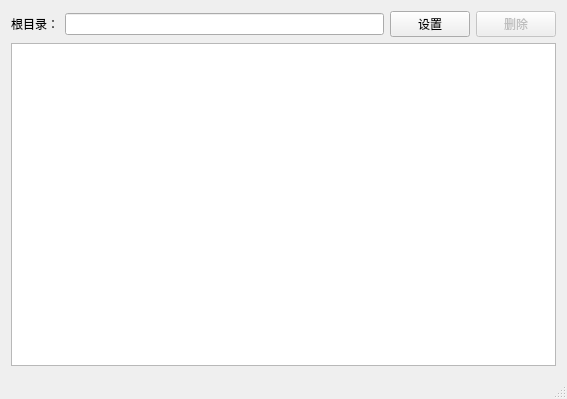
<?xml version="1.0" encoding="UTF-8"?>
<ui version="4.0">
 <class>MainWindow</class>
 <widget class="QMainWindow" name="MainWindow">
  <property name="geometry">
   <rect>
    <x>0</x>
    <y>0</y>
    <width>567</width>
    <height>399</height>
   </rect>
  </property>
  <property name="windowTitle">
   <string>空目录删除助手</string>
  </property>
  <widget class="QWidget" name="centralWidget">
   <layout class="QVBoxLayout" name="verticalLayout">
    <item>
     <widget class="QWidget" name="widget" native="true">
      <layout class="QHBoxLayout" name="horizontalLayout">
       <property name="leftMargin">
        <number>0</number>
       </property>
       <property name="topMargin">
        <number>0</number>
       </property>
       <property name="rightMargin">
        <number>0</number>
       </property>
       <property name="bottomMargin">
        <number>0</number>
       </property>
       <item>
        <widget class="QLabel" name="label">
         <property name="text">
          <string>根目录：</string>
         </property>
        </widget>
       </item>
       <item>
        <widget class="QLineEdit" name="m_pDirPathLE">
         <property name="readOnly">
          <bool>true</bool>
         </property>
        </widget>
       </item>
       <item>
        <widget class="QPushButton" name="m_pSetRootDirBtn">
         <property name="text">
          <string>设置</string>
         </property>
        </widget>
       </item>
       <item>
        <widget class="QPushButton" name="m_pDelBtn">
         <property name="enabled">
          <bool>false</bool>
         </property>
         <property name="text">
          <string>删除</string>
         </property>
        </widget>
       </item>
      </layout>
     </widget>
    </item>
    <item>
     <widget class="QTextEdit" name="m_pOutPutTE"/>
    </item>
   </layout>
  </widget>
  <widget class="QStatusBar" name="statusBar"/>
 </widget>
 <layoutdefault spacing="6" margin="11"/>
 <resources/>
 <connections/>
</ui>
